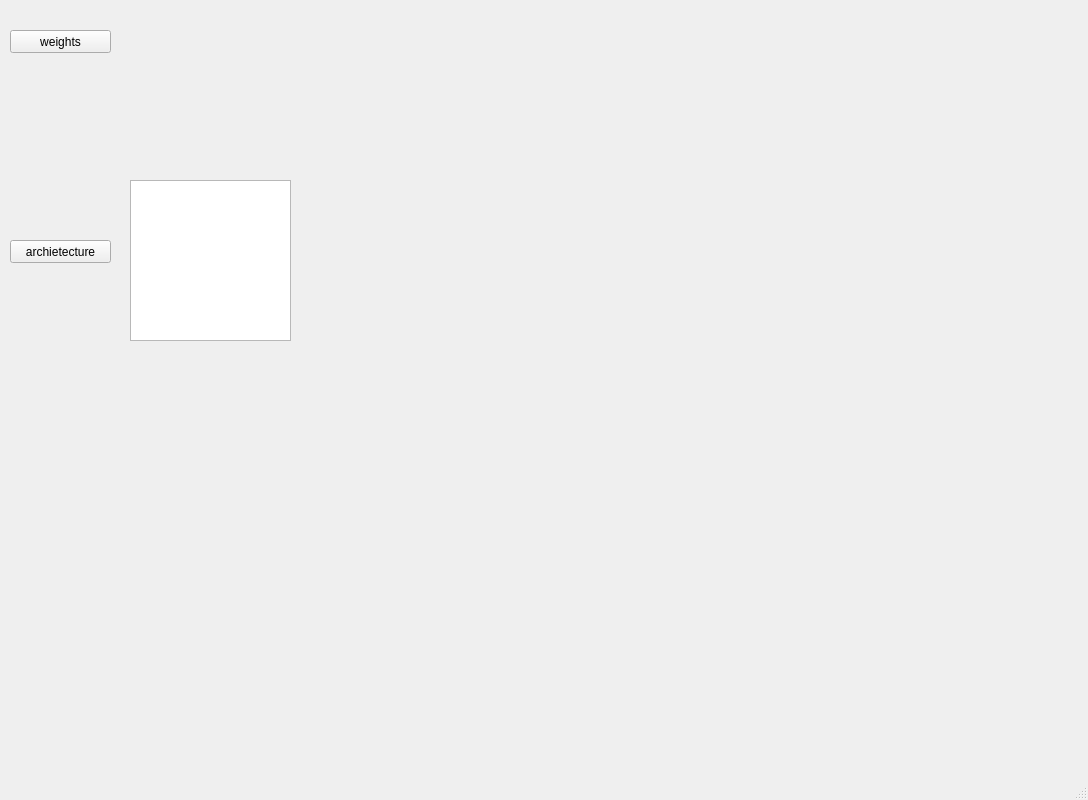
<?xml version="1.0" encoding="UTF-8"?>
<ui version="4.0">
 <class>MainWindow</class>
 <widget class="QMainWindow" name="MainWindow">
  <property name="geometry">
   <rect>
    <x>0</x>
    <y>0</y>
    <width>1088</width>
    <height>800</height>
   </rect>
  </property>
  <property name="windowTitle">
   <string>MainWindow</string>
  </property>
  <widget class="QWidget" name="centralwidget">
   <widget class="MatplotlibWidget" name="matplotlibwidget_static" native="true">
    <property name="geometry">
     <rect>
      <x>399</x>
      <y>10</y>
      <width>301</width>
      <height>700</height>
     </rect>
    </property>
   </widget>
   <widget class="QPushButton" name="pushButton">
    <property name="geometry">
     <rect>
      <x>10</x>
      <y>30</y>
      <width>101</width>
      <height>23</height>
     </rect>
    </property>
    <property name="text">
     <string>weights</string>
    </property>
   </widget>
   <widget class="QPushButton" name="pushButton_2">
    <property name="geometry">
     <rect>
      <x>10</x>
      <y>240</y>
      <width>101</width>
      <height>23</height>
     </rect>
    </property>
    <property name="text">
     <string>archietecture</string>
    </property>
   </widget>
   <widget class="MatplotlibWidget" name="matplotlibwidget_static_2" native="true">
    <property name="geometry">
     <rect>
      <x>320</x>
      <y>30</y>
      <width>731</width>
      <height>491</height>
     </rect>
    </property>
   </widget>
   <widget class="QListView" name="listView">
    <property name="geometry">
     <rect>
      <x>130</x>
      <y>180</y>
      <width>161</width>
      <height>161</height>
     </rect>
    </property>
   </widget>
  </widget>
  <widget class="QMenuBar" name="menubar">
   <property name="geometry">
    <rect>
     <x>0</x>
     <y>0</y>
     <width>1088</width>
     <height>23</height>
    </rect>
   </property>
  </widget>
  <widget class="QStatusBar" name="statusbar"/>
 </widget>
 <customwidgets>
  <customwidget>
   <class>MatplotlibWidget</class>
   <extends>QWidget</extends>
   <header location="global">matplotlibwidget.h</header>
   <container>1</container>
  </customwidget>
 </customwidgets>
 <resources/>
 <connections>
  <connection>
   <sender>pushButton</sender>
   <signal>clicked()</signal>
   <receiver>matplotlibwidget_static</receiver>
   <slot>show()</slot>
   <hints>
    <hint type="sourcelabel">
     <x>84</x>
     <y>56</y>
    </hint>
    <hint type="destinationlabel">
     <x>499</x>
     <y>78</y>
    </hint>
   </hints>
  </connection>
  <connection>
   <sender>pushButton_2</sender>
   <signal>clicked()</signal>
   <receiver>matplotlibwidget_static</receiver>
   <slot>hide()</slot>
   <hints>
    <hint type="sourcelabel">
     <x>71</x>
     <y>271</y>
    </hint>
    <hint type="destinationlabel">
     <x>497</x>
     <y>183</y>
    </hint>
   </hints>
  </connection>
  <connection>
   <sender>pushButton_2</sender>
   <signal>clicked()</signal>
   <receiver>matplotlibwidget_static_2</receiver>
   <slot>show()</slot>
   <hints>
    <hint type="sourcelabel">
     <x>36</x>
     <y>276</y>
    </hint>
    <hint type="destinationlabel">
     <x>320</x>
     <y>242</y>
    </hint>
   </hints>
  </connection>
  <connection>
   <sender>pushButton</sender>
   <signal>clicked()</signal>
   <receiver>matplotlibwidget_static_2</receiver>
   <slot>hide()</slot>
   <hints>
    <hint type="sourcelabel">
     <x>104</x>
     <y>59</y>
    </hint>
    <hint type="destinationlabel">
     <x>320</x>
     <y>137</y>
    </hint>
   </hints>
  </connection>
  <connection>
   <sender>pushButton</sender>
   <signal>clicked()</signal>
   <receiver>listView</receiver>
   <slot>hide()</slot>
   <hints>
    <hint type="sourcelabel">
     <x>67</x>
     <y>60</y>
    </hint>
    <hint type="destinationlabel">
     <x>189</x>
     <y>214</y>
    </hint>
   </hints>
  </connection>
  <connection>
   <sender>pushButton_2</sender>
   <signal>clicked()</signal>
   <receiver>listView</receiver>
   <slot>show()</slot>
   <hints>
    <hint type="sourcelabel">
     <x>93</x>
     <y>277</y>
    </hint>
    <hint type="destinationlabel">
     <x>158</x>
     <y>276</y>
    </hint>
   </hints>
  </connection>
 </connections>
</ui>
